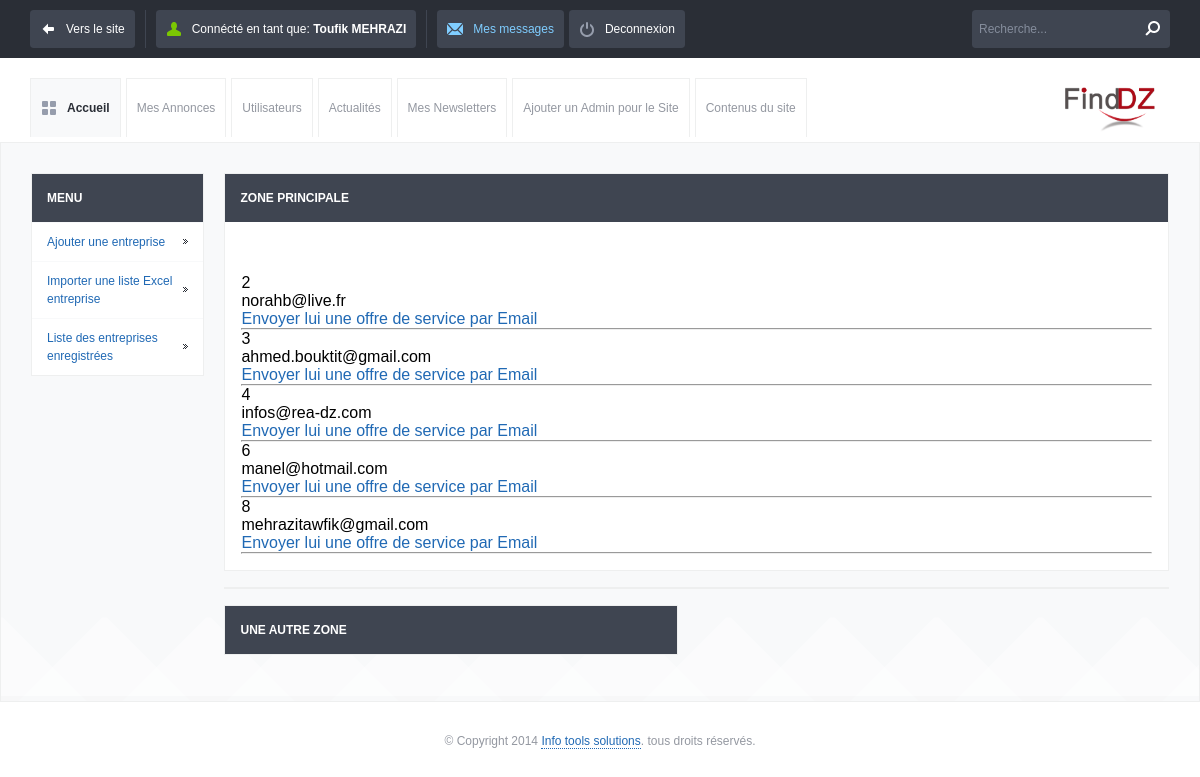
The app's page /its_adm/index.php?page=sub_pages/page4 (signed in) with its own data.
### tables this page shows
CREATE TABLE `email` (
  `id` int(11) NOT NULL,
  `email` varchar(255) NOT NULL
);

### its_adm/sub_pages/page4.php (the view)
<?php
echo '<br/>';echo '<br/>';
$sql=$bdd->query("SELECT * FROM email");
while($resultat=$sql->fetch())
{
	echo $resultat["id"].'<br/>';
	echo $resultat["email"].'<br/>';
	echo '<div id"mail">';
	echo '<a class="nav" href="mailto:'.$resultat["email"].'" target="_blank"> Envoyer lui une offre de service par Email</a></div>';
	echo'<hr>';
	}
?>

### its_adm/css/style.css (style rules this page uses)
*, html, body, div, dl, dt, dd, ul, ol, li, h1, h2, h3, h4, h5, h6, pre, form, label, fieldset, input, p, blockquote, th, td { margin: 0; padding: 0; }
a { text-decoration: none; }
body { font-size: 1em; }
body, form { font-family: "Droid Sans", Helvetica, Arial, sans-serif; line-height: 1.125em; }
a { color: #2069b4; }

### records on screen
email: id "2", email "norahb@live.fr"
email: id "3", email "ahmed.bouktit@gmail.com"
email: id "4", email "infos@rea-dz.com"
email: id "6", email "manel@hotmail.com"
email: id "8", email "mehrazitawfik@gmail.com"

### other values on screen
$prenom "Toufik"
$nom "MEHRAZI"
